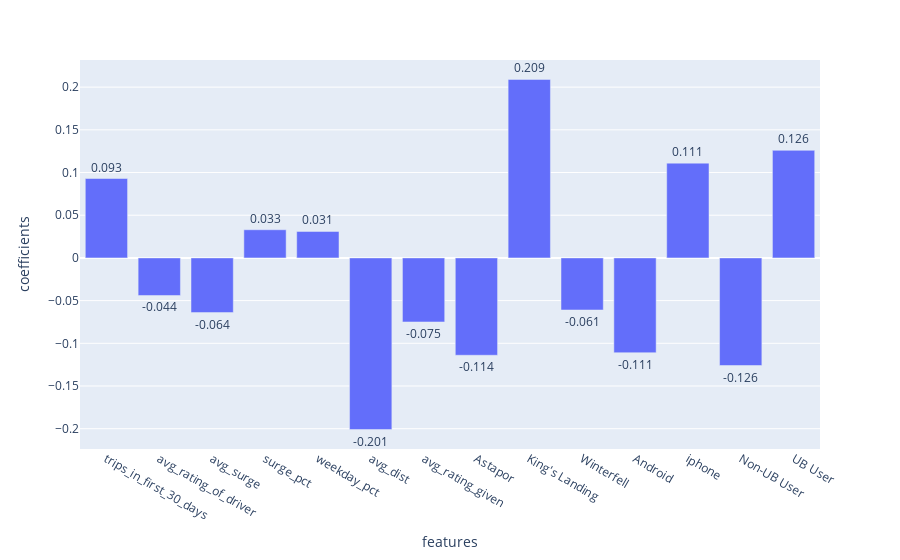

This figure's notebook cell:
### Markdown cell above
## Feature Importances<a id='Feature_Importances'></a>

### Code cell
coefficients = pd.DataFrame()
coefficients['features'] = X.columns
coefficients['coefficients'] = np.transpose(gs.best_estimator_[1].coef_).round(3)
fig = px.bar(coefficients, x='features', y='coefficients', text = 'coefficients')
fig.update_traces(textposition='outside')

### Figure 1 — Plotly figure (JSON) as saved in the notebook; plotly's stock layout.template omitted (floating-point values rounded to 4 significant figures)
{"data": [{"alignmentgroup": "True", "hovertemplate": "features=%{x}<br>coefficients=%{text}<extra></extra>", "legendgroup": "", "marker": {"color": "#636efa", "pattern": {"shape": ""}}, "name": "", "offsetgroup": "", "orientation": "v", "showlegend": false, "text": [0.093, -0.044, -0.064, 0.033, 0.031, -0.201, -0.075, -0.114, 0.209, -0.061, -0.111, 0.111, -0.126, 0.126], "textposition": "outside", "type": "bar", "x": ["trips_in_first_30_days", "avg_rating_of_driver", "avg_surge", "surge_pct", "weekday_pct", "avg_dist", "avg_rating_given", "Astapor", "King's Landing", "Winterfell", "Android", "iphone", "Non-UB User", "UB User"], "xaxis": "x", "y": [0.093, -0.044, -0.064, 0.033, 0.031, -0.201, -0.075, -0.114, 0.209, -0.061, -0.111, 0.111, -0.126, 0.126], "yaxis": "y"}], "layout": {"barmode": "relative", "legend": {"tracegroupgap": 0}, "margin": {"t": 60}, "xaxis": {"anchor": "y", "domain": [0, 1], "title": {"text": "features"}}, "yaxis": {"anchor": "x", "domain": [0, 1], "title": {"text": "coefficients"}}}}
